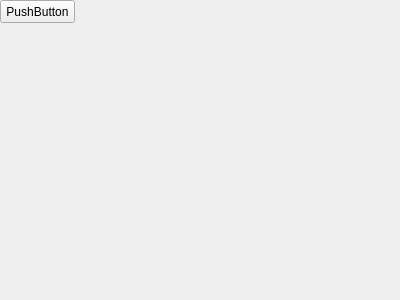
<?xml version="1.0" encoding="UTF-8"?>
<ui version="4.0">
 <class>MainWindow</class>
 <widget class="QMainWindow" name="MainWindow">
  <property name="geometry">
   <rect>
    <x>0</x>
    <y>0</y>
    <width>400</width>
    <height>300</height>
   </rect>
  </property>
  <property name="windowTitle">
   <string>MainWindow</string>
  </property>
  <widget class="QWidget" name="centralwidget">
   <widget class="QPushButton" name="pushButton">
    <property name="geometry">
     <rect>
      <x>0</x>
      <y>0</y>
      <width>75</width>
      <height>23</height>
     </rect>
    </property>
    <property name="text">
     <string>PushButton</string>
    </property>
   </widget>
  </widget>
 </widget>
 <resources/>
 <connections/>
</ui>
